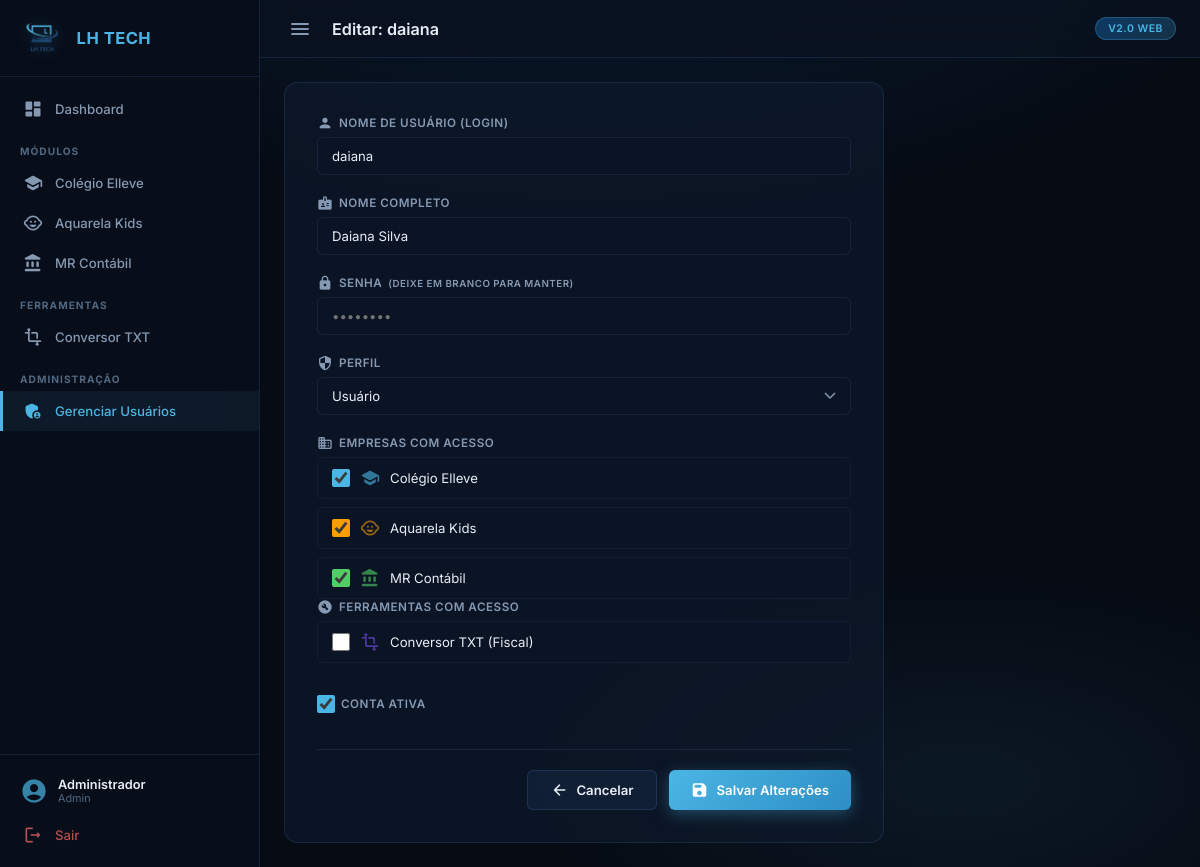
Page /admin/users/2/edit (signed in) on the committed database.
### tables this page shows
CREATE TABLE users (
            id INTEGER PRIMARY KEY AUTOINCREMENT,
            username TEXT UNIQUE NOT NULL,
            password_hash TEXT NOT NULL,
            full_name TEXT NOT NULL DEFAULT '',
            role TEXT NOT NULL DEFAULT 'user',
            companies TEXT NOT NULL DEFAULT '[]',
            active INTEGER NOT NULL DEFAULT 1,
            created_at TEXT NOT NULL DEFAULT (datetime('now'))
        , last_login TEXT, last_ip TEXT, tools TEXT NOT NULL DEFAULT '[]');

### web/admin.py (the view, shortened to what this page needs)
@admin_bp.route("/users/<int:user_id>/edit", methods=["GET", "POST"])
@admin_required
def user_edit(user_id):
    user = get_user_by_id(user_id)
    if not user:
        flash("Usuário não encontrado.", "error")
        return redirect(url_for("admin.users_list"))
    return render_template("admin_user_form.html", mode="edit",
                           user=user, companies=COMPANIES)

### web/admin.py (called while the page is built)
def admin_required(f):
    @wraps(f)
    @login_required
    def decorated(*args, **kwargs):
        if not current_user.is_admin:
            flash("Acesso restrito a administradores.", "error")
            return redirect(url_for("dashboard"))
        return f(*args, **kwargs)
    return decorated

### web/auth.py (called while the page is built)
def init_login_manager(app):
    login_manager = LoginManager()
    login_manager.login_view = "auth.login"
    login_manager.login_message = "Faça login para continuar."
    login_manager.login_message_category = "info"
    login_manager.init_app(app)
    @login_manager.user_loader
    def load_user(user_id):
        data = get_user_by_id(int(user_id))
        if data and data["active"]:
            return User(data)
        return None

    @property
    def is_admin(self):
        return self.role == "admin"

    @property
    def is_fiscal(self):
        return self.is_admin or "conversor" in self.tools

### web/models.py (called while the page is built)
def get_db():
    conn = sqlite3.connect(DB_PATH)
    conn.row_factory = sqlite3.Row
    return conn

def get_user_by_id(user_id):
    conn = get_db()
    row = conn.execute("SELECT * FROM users WHERE id = ?", (user_id,)).fetchone()
    conn.close()
    if row:
        return _row_to_dict(row)
    return None

def _row_to_dict(row):
    d = dict(row)
    try:
        d["companies"] = json.loads(d.get("companies", "[]"))
    except Exception:
        d["companies"] = []
    try:
        d["tools"] = json.loads(d.get("tools", "[]"))
    except Exception:
        d["tools"] = []
    return d

### web/server.py (called while the page is built)
@app.context_processor
def inject_companies():
    if current_user.is_authenticated:
        if current_user.is_admin:
            return {"companies": COMPANIES}
        return {"companies": {k: v for k, v in COMPANIES.items() if k in current_user.companies}}
    return {"companies": {}}

### web/templates/admin_user_form.html (shortened to what this page needs)
{% extends "base.html" %}
{% block page_title %}{{ 'Novo Usuário' if mode == 'new' else 'Editar: ' + user.get('username', '') }}{% endblock %}
{% block content %}
<div class="admin-page">
    <div class="form-card">
        <form method="POST">
            <div class="form-group">
                <label for="username">
                    <span class="material-icons-round">person</span>
                    Nome de usuário (login)
                </label>
                {% if mode == 'new' %}
                <input type="text" id="username" name="username" class="form-input"
                       value="{{ user.get('username', '') }}" required placeholder="Ex: joao.silva">
                {% else %}
                <input type="text" class="form-input" value="{{ user.get('username', '') }}" disabled>
                {% endif %}
            </div>
            <div class="form-group">
                <label for="full_name">
                    <span class="material-icons-round">badge</span>
                    Nome completo
                </label>
                <input type="text" id="full_name" name="full_name" class="form-input"
                       value="{{ user.get('full_name', '') }}" placeholder="Ex: João da Silva">
            </div>
            <div class="form-group">
                <label for="password">
                    <span class="material-icons-round">lock</span>
                    Senha {% if mode == 'edit' %}<small>(deixe em branco para manter)</small>{% endif %}
                </label>
                <input type="password" id="password" name="password" class="form-input"
                       placeholder="{% if mode == 'new' %}Defina a senha{% else %}••••••••{% endif %}"
                       {% if mode == 'new' %}required{% endif %}>
            </div>
            <div class="form-group">
                <label for="role">
                    <span class="material-icons-round">security</span>
                    Perfil
                </label>
                <select id="role" name="role" class="form-select">
                    <option value="user"  {% if user.get('role') == 'user'  %}selected{% endif %}>Usuário</option>
                </select>
            </div>
            <div class="form-group">
                <label>
                    <span class="material-icons-round">business</span>
                    Empresas com acesso
                </label>
                <div class="checkbox-grid">
                    {% for slug, co in companies.items() %}
                    <label class="checkbox-item" style="--check-color: {{ co.color }}">
                        <input type="checkbox" name="companies" value="{{ slug }}"
                               {% if slug in (user.get('companies', [])) %}checked{% endif %}>
                        <span class="material-icons-round check-icon">{{ co.icon }}</span>
                        <span>{{ co.name }}</span>
                    </label>
                    {% endfor %}
                </div>
            <div class="form-group">
                <label>
                    <span class="material-icons-round">build_circle</span>
                    Ferramentas com acesso
                </label>
                <div class="checkbox-grid">
                    <label class="checkbox-item" style="--check-color: #7950f2">
                        <input type="checkbox" name="tools" value="conversor"
                               {% if 'conversor' in (user.get('tools', [])) %}checked{% endif %}>
                        <span class="material-icons-round check-icon">transform</span>
                        <span>Conversor TXT (Fiscal)</span>
                    </label>
                </div>
            </div>
            </div>
            {% if mode == 'edit' %}
            <div class="form-group">
                <label class="checkbox-item checkbox-standalone">
                    <input type="checkbox" name="active" {% if user.get('active', True) %}checked{% endif %}>
                    <span>Conta ativa</span>
                </label>
            </div>
            {% endif %}
            <div class="form-actions">
                <a href="/admin/users" class="btn btn-secondary">
                    <span class="material-icons-round">arrow_back</span> Cancelar
                </a>
                <button type="submit" class="btn btn-primary">
                    <span class="material-icons-round">save</span>
                    {{ 'Criar Usuário' if mode == 'new' else 'Salvar Alterações' }}
                </button>
            </div>
        </form>
    </div>
</div>
{% endblock %}

### web/templates/base.html (shortened to what this page needs)
<!DOCTYPE html>
<html lang="pt-BR">
<head>
    <link rel="stylesheet" href="/static/css/style.css">
</head>
<body class="{% block body_class %}has-sidebar{% endblock %}">
    {% if current_user.is_authenticated %}
    <aside class="sidebar" id="sidebar">
        <div class="sidebar-header">
            <img src="/static/logo.png" alt="LH TECH" class="sidebar-logo">
            <span class="sidebar-brand">LH TECH</span>
        </div>
        <nav class="sidebar-nav">
            <a href="/dashboard" class="nav-item {% if request.path == '/dashboard' %}active{% endif %}">
                <span class="material-icons-round">dashboard</span>
                <span>Dashboard</span>
            </a>
            <div class="nav-divider">Módulos</div>
            {% for slug, co in companies.items() if companies is defined %}
            <a href="/modulo/{{ slug }}" class="nav-item {% if request.path == '/modulo/' + slug %}active{% endif %}">
                <span class="material-icons-round">{{ co.icon }}</span>
                <span>{{ co.name }}</span>
            </a>
            {% endfor %}
            {% if current_user.is_fiscal %}
            <div class="nav-divider">Ferramentas</div>
            <a href="/conversor" class="nav-item {% if request.path == '/conversor' %}active{% endif %}">
                <span class="material-icons-round">transform</span>
                <span>Conversor TXT</span>
            </a>
            {% endif %}
            {% if current_user.is_admin %}
            <div class="nav-divider">Administração</div>
            <a href="/admin/users" class="nav-item {% if '/admin' in request.path %}active{% endif %}">
                <span class="material-icons-round">admin_panel_settings</span>
                <span>Gerenciar Usuários</span>
            </a>
            {% endif %}
        </nav>
        <div class="sidebar-footer">
            <div class="user-info">
                <span class="material-icons-round">account_circle</span>
                <div>
                    <span class="user-name">{{ current_user.full_name or current_user.username }}</span>
                    <span class="user-role">{{ 'Admin' if current_user.is_admin else ('Fiscal' if current_user.is_fiscal else 'Usuário') }}</span>
                </div>
            </div>
            <a href="/logout" class="nav-item nav-logout">
                <span class="material-icons-round">logout</span>
                <span>Sair</span>
            </a>
        </div>
    </aside>
    {% endif %}
    <div class="main-wrapper {% if not current_user.is_authenticated %}no-sidebar{% endif %}">
        {% if current_user.is_authenticated %}
        <header class="topbar">
            <button class="btn-icon sidebar-toggle" id="sidebar-toggle">
                <span class="material-icons-round">menu</span>
            </button>
            <h1 class="topbar-title">{% block page_title %}Dashboard{% endblock %}</h1>
            <div class="topbar-right">
                <span class="header-badge">v2.0 Web</span>
            </div>
        </header>
        {% endif %}
        <main class="main-content">
            {% block content %}{% endblock %}
        </main>
    </div>
</body>
</html>

### rows in the picture
users: full_name "Administrador"
users: username "Editar: daiana", get "daiana", full_name "Daiana Silva", role "Usuário"

### other values in the picture
{{ co.name }} "Colégio Elleve" "Aquarela Kids" "MR Contábil"
{{ 'Criar Usuário' if mode == 'new' else 'Salvar Alterações' }} "Salvar Alterações"
